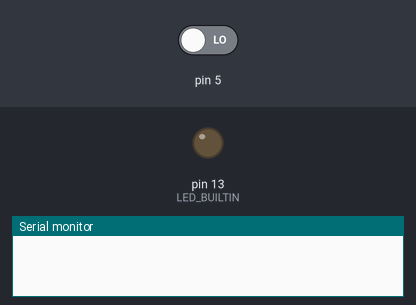
The sketch below on a simulated Arduino Uno, built with avr-gcc and run on an emulated ATmega328P. Parts: output pins drawn as LEDs (lit = HIGH), the last lines printed to the serial monitor. Inputs (shaded band) come from the test bench; at power-on: pin 5 LOW.

Above: at 1.2 s.
1.3 s: pin 5 driven HIGH
At 2.5 s:
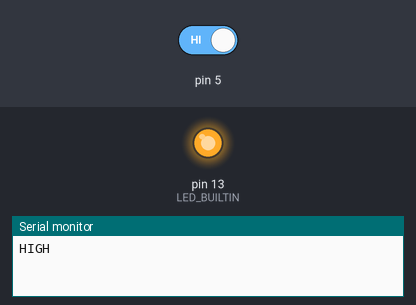
2.8 s: pin 5 driven LOW
At 3.7 s:
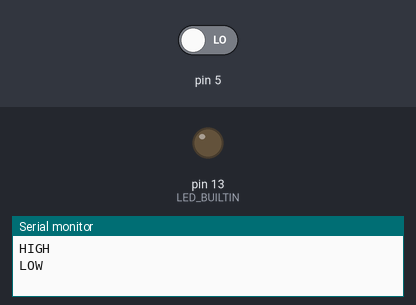
Timing chart, 0 to 5.8 s (numbered marks = the images above; inputs shaded):
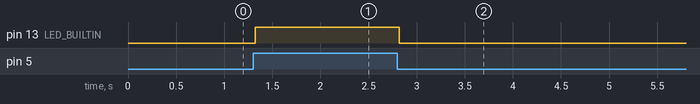

The sketch:

currentSensor.ino
```cpp
bool inputState = false;
bool currentState = false;

// the setup function runs once when you press reset or power the board
void setup() {
  // initialize digital pin LED_BUILTIN as an output.
  pinMode(LED_BUILTIN, OUTPUT);
  pinMode(5, INPUT);

  Serial.begin(9600);
}

bool changing = false;
long time = 0;

// the loop function runs over and over again forever
void loop() {

  if(changing && (time < millis()))
  {
    changing = false;
    bool inputState = digitalRead(5) == HIGH;

    if(inputState != currentState)
    {
      currentState = inputState;

      if(currentState)
      {
        Serial.println("HIGH");
        digitalWrite(LED_BUILTIN, HIGH);   // turn the LED on (HIGH is the voltage level)
      }
      else
      {
        Serial.println("LOW");
        digitalWrite(LED_BUILTIN, LOW);   // turn the LED on (HIGH is the voltage level)
      }
    }

    return;
  }
  else if(changing)
    return;

  bool inputState = digitalRead(5) == HIGH;
  if((inputState != currentState) && (!changing))
  {
    changing = true;
    time = millis() + 20;
  }

}
```

Measured:
- after the input at 1.3 s, pin 13 (LED_BUILTIN): LOW → HIGH at once
- after the input at 2.8 s, pin 13 (LED_BUILTIN): HIGH → LOW at once
